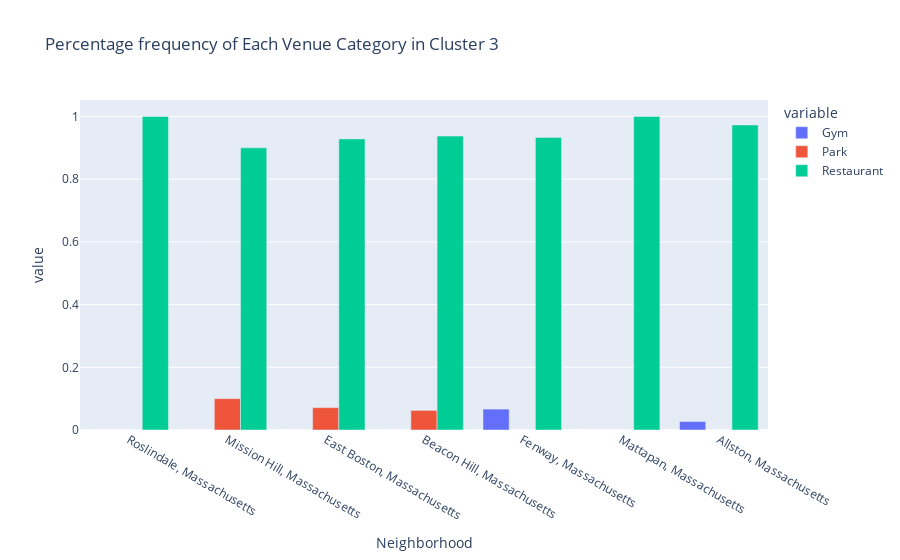

Notebook source saved alongside this figure:
### Markdown cell above
CLUSTER 3:

### Code cell
#Cluster 3
#create dataframe for graphing
cluster3_df = pd.DataFrame(columns = ['Neighborhood','Gym', 'Park', 'Restaurant'])
cluster3_df['Gym'] = Cluster3['Gym']
cluster3_df['Park'] = Cluster3['Park']
cluster3_df['Restaurant'] = Cluster3['Restaurant']
cluster3_df['Neighborhood'] = Cluster3['Address']


#make graph
fig3 = px.bar(cluster3_df, x = "Neighborhood", y = ['Gym', 'Park', 'Restaurant'], barmode= 'group', title = 'Percentage frequency of Each Venue Category in Cluster 3')
fig3.show()

### Figure 1 — Plotly figure (JSON) as saved in the notebook; plotly's stock layout.template omitted (floating-point values rounded to 4 significant figures)
{"data": [{"alignmentgroup": "True", "hovertemplate": "variable=Gym<br>Neighborhood=%{x}<br>value=%{y}<extra></extra>", "legendgroup": "Gym", "marker": {"color": "#636efa"}, "name": "Gym", "offsetgroup": "Gym", "orientation": "v", "showlegend": true, "textposition": "auto", "type": "bar", "x": ["Roslindale, Massachusetts", "Mission Hill, Massachusetts", "East Boston, Massachusetts", "Beacon Hill, Massachusetts", "Fenway, Massachusetts", "Mattapan, Massachusetts", "Allston, Massachusetts"], "xaxis": "x", "y": [0, 0, 0, 0, 0.06667, 0, 0.02703], "yaxis": "y"}, {"alignmentgroup": "True", "hovertemplate": "variable=Park<br>Neighborhood=%{x}<br>value=%{y}<extra></extra>", "legendgroup": "Park", "marker": {"color": "#EF553B"}, "name": "Park", "offsetgroup": "Park", "orientation": "v", "showlegend": true, "textposition": "auto", "type": "bar", "x": ["Roslindale, Massachusetts", "Mission Hill, Massachusetts", "East Boston, Massachusetts", "Beacon Hill, Massachusetts", "Fenway, Massachusetts", "Mattapan, Massachusetts", "Allston, Massachusetts"], "xaxis": "x", "y": [0, 0.1, 0.07143, 0.0625, 0, 0, 0], "yaxis": "y"}, {"alignmentgroup": "True", "hovertemplate": "variable=Restaurant<br>Neighborhood=%{x}<br>value=%{y}<extra></extra>", "legendgroup": "Restaurant", "marker": {"color": "#00cc96"}, "name": "Restaurant", "offsetgroup": "Restaurant", "orientation": "v", "showlegend": true, "textposition": "auto", "type": "bar", "x": ["Roslindale, Massachusetts", "Mission Hill, Massachusetts", "East Boston, Massachusetts", "Beacon Hill, Massachusetts", "Fenway, Massachusetts", "Mattapan, Massachusetts", "Allston, Massachusetts"], "xaxis": "x", "y": [1, 0.9, 0.9286, 0.9375, 0.9333, 1, 0.973], "yaxis": "y"}], "layout": {"barmode": "group", "legend": {"title": {"text": "variable"}, "tracegroupgap": 0}, "title": {"text": "Percentage frequency of Each Venue Category in Cluster 3"}, "xaxis": {"anchor": "y", "domain": [0, 1], "title": {"text": "Neighborhood"}}, "yaxis": {"anchor": "x", "domain": [0, 1], "title": {"text": "value"}}}}
